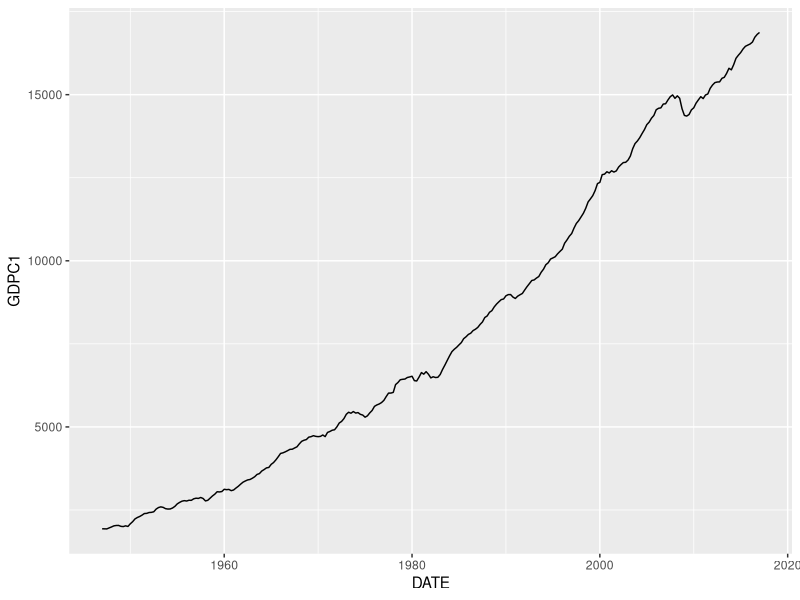

Reproduce this figure in R.
## ---- chunk 1
knitr::opts_chunk$set(width = 50)
## ---- chunk 2
library(ggplot2)
library(readr)
## ---- chunk 3
gdp <- read_csv("GDP.csv")
## ---- chunk 4
str(gdp)
## ---- chunk 5
head(gdp)
## ---- chunk 6
str(gdp$DATE)

head(gdp$DATE)
## ---- chunk 7
gdp$DATE <- as.Date(gdp$DATE)
## ---- chunk 8
ggplot(gdp) +
geom_line(aes(x = DATE, y = GDPC1))
